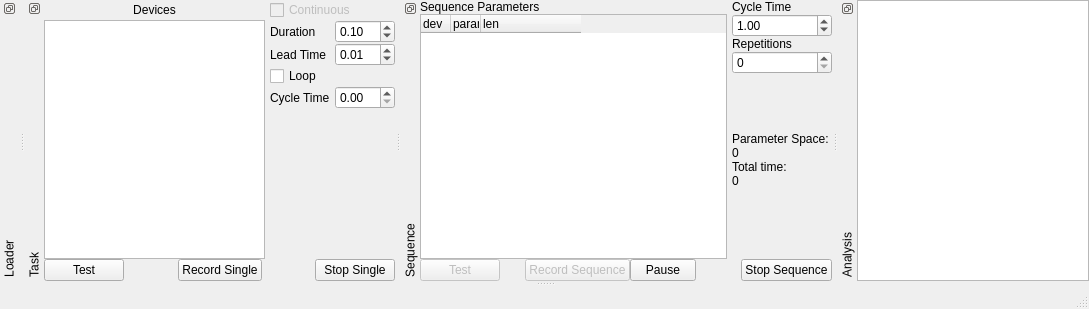
<?xml version="1.0" encoding="UTF-8"?>
<ui version="4.0">
 <class>MainWindow</class>
 <widget class="QMainWindow" name="MainWindow">
  <property name="geometry">
   <rect>
    <x>0</x>
    <y>0</y>
    <width>1089</width>
    <height>309</height>
   </rect>
  </property>
  <property name="windowTitle">
   <string>Task Runner</string>
  </property>
  <property name="styleSheet">
   <string notr="true"/>
  </property>
  <property name="dockNestingEnabled">
   <bool>true</bool>
  </property>
  <widget class="QWidget" name="centralwidget">
   <property name="sizePolicy">
    <sizepolicy hsizetype="Fixed" vsizetype="Fixed">
     <horstretch>0</horstretch>
     <verstretch>0</verstretch>
    </sizepolicy>
   </property>
  </widget>
  <widget class="QDockWidget" name="LoaderDock">
   <property name="features">
    <set>QDockWidget::DockWidgetFloatable|QDockWidget::DockWidgetMovable|QDockWidget::DockWidgetVerticalTitleBar</set>
   </property>
   <property name="allowedAreas">
    <set>Qt::BottomDockWidgetArea|Qt::TopDockWidgetArea</set>
   </property>
   <property name="windowTitle">
    <string>Loader</string>
   </property>
   <attribute name="dockWidgetArea">
    <number>4</number>
   </attribute>
   <widget class="QWidget" name="dockWidgetContents"/>
  </widget>
  <widget class="QDockWidget" name="TaskDock">
   <property name="enabled">
    <bool>true</bool>
   </property>
   <property name="features">
    <set>QDockWidget::DockWidgetFloatable|QDockWidget::DockWidgetMovable|QDockWidget::DockWidgetVerticalTitleBar</set>
   </property>
   <property name="allowedAreas">
    <set>Qt::BottomDockWidgetArea|Qt::TopDockWidgetArea</set>
   </property>
   <property name="windowTitle">
    <string>Task</string>
   </property>
   <attribute name="dockWidgetArea">
    <number>4</number>
   </attribute>
   <widget class="QWidget" name="dockWidgetContents_5">
    <layout class="QGridLayout" name="gridLayout">
     <property name="horizontalSpacing">
      <number>5</number>
     </property>
     <property name="verticalSpacing">
      <number>0</number>
     </property>
     <property name="margin">
      <number>0</number>
     </property>
     <item row="0" column="0">
      <widget class="QLabel" name="label">
       <property name="text">
        <string>Devices</string>
       </property>
       <property name="alignment">
        <set>Qt::AlignCenter</set>
       </property>
      </widget>
     </item>
     <item row="0" column="1" colspan="2">
      <widget class="QCheckBox" name="protoContinuousCheck">
       <property name="enabled">
        <bool>false</bool>
       </property>
       <property name="toolTip">
        <string>Task runs continuously without 
gaps until stopped (not yet implemented).</string>
       </property>
       <property name="text">
        <string>Continuous</string>
       </property>
      </widget>
     </item>
     <item row="1" column="0" rowspan="5">
      <widget class="QListWidget" name="deviceList"/>
     </item>
     <item row="1" column="1">
      <widget class="QLabel" name="label_8">
       <property name="text">
        <string>Duration</string>
       </property>
      </widget>
     </item>
     <item row="2" column="1">
      <widget class="QLabel" name="label_6">
       <property name="text">
        <string>Lead Time</string>
       </property>
      </widget>
     </item>
     <item row="3" column="1">
      <widget class="QCheckBox" name="protoLoopCheck">
       <property name="toolTip">
        <string>Task will run repeatedly until stopped and 
waits a minimum of Cycle Time between episodes.
Not the same as continuous acquisition (there 
will be a time gap between each recording).</string>
       </property>
       <property name="text">
        <string>Loop</string>
       </property>
      </widget>
     </item>
     <item row="4" column="1">
      <widget class="QLabel" name="label_7">
       <property name="text">
        <string>Cycle Time</string>
       </property>
      </widget>
     </item>
     <item row="5" column="2">
      <spacer>
       <property name="orientation">
        <enum>Qt::Vertical</enum>
       </property>
       <property name="sizeHint" stdset="0">
        <size>
         <width>20</width>
         <height>91</height>
        </size>
       </property>
      </spacer>
     </item>
     <item row="6" column="0" colspan="4">
      <layout class="QHBoxLayout" name="horizontalLayout_2">
       <item>
        <widget class="QPushButton" name="testSingleBtn">
         <property name="enabled">
          <bool>true</bool>
         </property>
         <property name="text">
          <string>Test</string>
         </property>
        </widget>
       </item>
       <item>
        <spacer>
         <property name="orientation">
          <enum>Qt::Horizontal</enum>
         </property>
         <property name="sizeHint" stdset="0">
          <size>
           <width>13</width>
           <height>20</height>
          </size>
         </property>
        </spacer>
       </item>
       <item>
        <widget class="QPushButton" name="runTaskBtn">
         <property name="enabled">
          <bool>true</bool>
         </property>
         <property name="text">
          <string>Record Single</string>
         </property>
        </widget>
       </item>
       <item>
        <spacer name="horizontalSpacer">
         <property name="orientation">
          <enum>Qt::Horizontal</enum>
         </property>
         <property name="sizeHint" stdset="0">
          <size>
           <width>40</width>
           <height>20</height>
          </size>
         </property>
        </spacer>
       </item>
       <item>
        <widget class="QPushButton" name="stopSingleBtn">
         <property name="text">
          <string>Stop Single</string>
         </property>
        </widget>
       </item>
      </layout>
     </item>
     <item row="1" column="2" colspan="2">
      <widget class="SpinBox" name="protoDurationSpin">
       <property name="minimumSize">
        <size>
         <width>60</width>
         <height>0</height>
        </size>
       </property>
       <property name="toolTip">
        <string>Duration of stimulus/acquisition in the task.</string>
       </property>
       <property name="value">
        <double>0.100000000000000</double>
       </property>
      </widget>
     </item>
     <item row="2" column="2" colspan="2">
      <widget class="SpinBox" name="protoLeadTimeSpin">
       <property name="toolTip">
        <string>Duration of time to wait before acquisition starts 
(the hardware is reserved so nothing else can 
run during this time).</string>
       </property>
       <property name="value">
        <double>0.010000000000000</double>
       </property>
      </widget>
     </item>
     <item row="4" column="2" colspan="2">
      <widget class="SpinBox" name="protoCycleTimeSpin">
       <property name="toolTip">
        <string>The minimum time to wait between recordings 
in loop mode.</string>
       </property>
      </widget>
     </item>
    </layout>
   </widget>
  </widget>
  <widget class="QDockWidget" name="SequenceDock">
   <property name="enabled">
    <bool>true</bool>
   </property>
   <property name="features">
    <set>QDockWidget::DockWidgetFloatable|QDockWidget::DockWidgetMovable|QDockWidget::DockWidgetVerticalTitleBar</set>
   </property>
   <property name="allowedAreas">
    <set>Qt::BottomDockWidgetArea|Qt::TopDockWidgetArea</set>
   </property>
   <property name="windowTitle">
    <string>Sequence</string>
   </property>
   <attribute name="dockWidgetArea">
    <number>4</number>
   </attribute>
   <widget class="QWidget" name="dockWidgetContents_7">
    <layout class="QGridLayout" name="gridLayout_2" columnstretch="5,1">
     <property name="horizontalSpacing">
      <number>5</number>
     </property>
     <property name="verticalSpacing">
      <number>0</number>
     </property>
     <property name="margin">
      <number>0</number>
     </property>
     <item row="0" column="0">
      <widget class="QLabel" name="label_10">
       <property name="text">
        <string>Sequence Parameters</string>
       </property>
      </widget>
     </item>
     <item row="0" column="1" rowspan="2">
      <layout class="QVBoxLayout" name="verticalLayout">
       <property name="spacing">
        <number>0</number>
       </property>
       <item>
        <widget class="QLabel" name="label_9">
         <property name="text">
          <string>Cycle Time</string>
         </property>
        </widget>
       </item>
       <item>
        <widget class="SpinBox" name="seqCycleTimeSpin">
         <property name="value">
          <double>1.000000000000000</double>
         </property>
        </widget>
       </item>
       <item>
        <widget class="QLabel" name="label_11">
         <property name="text">
          <string>Repetitions</string>
         </property>
        </widget>
       </item>
       <item>
        <widget class="QSpinBox" name="seqRepetitionSpin">
         <property name="minimum">
          <number>0</number>
         </property>
         <property name="maximum">
          <number>1000000</number>
         </property>
        </widget>
       </item>
       <item>
        <spacer>
         <property name="orientation">
          <enum>Qt::Vertical</enum>
         </property>
         <property name="sizeHint" stdset="0">
          <size>
           <width>17</width>
           <height>18</height>
          </size>
         </property>
        </spacer>
       </item>
       <item>
        <widget class="QLabel" name="label_2">
         <property name="text">
          <string>Parameter Space: </string>
         </property>
        </widget>
       </item>
       <item>
        <widget class="QLabel" name="paramSpaceLabel">
         <property name="text">
          <string>0</string>
         </property>
        </widget>
       </item>
       <item>
        <widget class="QLabel" name="label_4">
         <property name="text">
          <string>Total time:</string>
         </property>
        </widget>
       </item>
       <item>
        <widget class="QLabel" name="seqTimeLabel">
         <property name="text">
          <string>0</string>
         </property>
        </widget>
       </item>
       <item>
        <widget class="QLabel" name="seqCurrentLabel">
         <property name="text">
          <string/>
         </property>
        </widget>
       </item>
       <item>
        <spacer name="verticalSpacer_2">
         <property name="orientation">
          <enum>Qt::Vertical</enum>
         </property>
         <property name="sizeHint" stdset="0">
          <size>
           <width>13</width>
           <height>13</height>
          </size>
         </property>
        </spacer>
       </item>
      </layout>
     </item>
     <item row="1" column="0">
      <widget class="ParamList" name="sequenceParamList">
       <property name="dragEnabled">
        <bool>true</bool>
       </property>
       <property name="dragDropMode">
        <enum>QAbstractItemView::InternalMove</enum>
       </property>
       <property name="indentation">
        <number>10</number>
       </property>
       <property name="rootIsDecorated">
        <bool>true</bool>
       </property>
       <property name="animated">
        <bool>true</bool>
       </property>
       <property name="allColumnsShowFocus">
        <bool>true</bool>
       </property>
       <attribute name="headerDefaultSectionSize">
        <number>30</number>
       </attribute>
       <attribute name="headerMinimumSectionSize">
        <number>30</number>
       </attribute>
       <attribute name="headerStretchLastSection">
        <bool>false</bool>
       </attribute>
       <column>
        <property name="text">
         <string>dev</string>
        </property>
       </column>
       <column>
        <property name="text">
         <string>param</string>
        </property>
       </column>
       <column>
        <property name="text">
         <string>len</string>
        </property>
       </column>
      </widget>
     </item>
     <item row="2" column="0" colspan="2">
      <layout class="QHBoxLayout" name="horizontalLayout_3">
       <item>
        <widget class="QPushButton" name="testSequenceBtn">
         <property name="enabled">
          <bool>false</bool>
         </property>
         <property name="text">
          <string>Test</string>
         </property>
        </widget>
       </item>
       <item>
        <spacer>
         <property name="orientation">
          <enum>Qt::Horizontal</enum>
         </property>
         <property name="sizeHint" stdset="0">
          <size>
           <width>38</width>
           <height>17</height>
          </size>
         </property>
        </spacer>
       </item>
       <item>
        <widget class="QPushButton" name="runSequenceBtn">
         <property name="enabled">
          <bool>false</bool>
         </property>
         <property name="text">
          <string>Record Sequence</string>
         </property>
        </widget>
       </item>
       <item>
        <widget class="QPushButton" name="pauseSequenceBtn">
         <property name="minimumSize">
          <size>
           <width>40</width>
           <height>0</height>
          </size>
         </property>
         <property name="text">
          <string>Pause</string>
         </property>
         <property name="checkable">
          <bool>true</bool>
         </property>
        </widget>
       </item>
       <item>
        <spacer name="horizontalSpacer_2">
         <property name="orientation">
          <enum>Qt::Horizontal</enum>
         </property>
         <property name="sizeHint" stdset="0">
          <size>
           <width>58</width>
           <height>20</height>
          </size>
         </property>
        </spacer>
       </item>
       <item>
        <widget class="QPushButton" name="stopSequenceBtn">
         <property name="text">
          <string>Stop Sequence</string>
         </property>
        </widget>
       </item>
      </layout>
     </item>
    </layout>
   </widget>
  </widget>
  <widget class="QDockWidget" name="dockWidget">
   <property name="features">
    <set>QDockWidget::DockWidgetFloatable|QDockWidget::DockWidgetMovable|QDockWidget::DockWidgetVerticalTitleBar</set>
   </property>
   <property name="allowedAreas">
    <set>Qt::BottomDockWidgetArea|Qt::TopDockWidgetArea</set>
   </property>
   <property name="windowTitle">
    <string>Analysis</string>
   </property>
   <attribute name="dockWidgetArea">
    <number>4</number>
   </attribute>
   <widget class="QWidget" name="dockWidgetContents_2">
    <layout class="QHBoxLayout" name="horizontalLayout_4">
     <property name="spacing">
      <number>0</number>
     </property>
     <property name="margin">
      <number>0</number>
     </property>
     <item>
      <widget class="QListWidget" name="analysisList"/>
     </item>
    </layout>
   </widget>
  </widget>
  <widget class="QStatusBar" name="statusBar"/>
 </widget>
 <customwidgets>
  <customwidget>
   <class>SpinBox</class>
   <extends>QDoubleSpinBox</extends>
   <header>acq4.pyqtgraph</header>
  </customwidget>
  <customwidget>
   <class>ParamList</class>
   <extends>QTreeWidget</extends>
   <header>ParamList</header>
  </customwidget>
 </customwidgets>
 <resources/>
 <connections/>
</ui>
